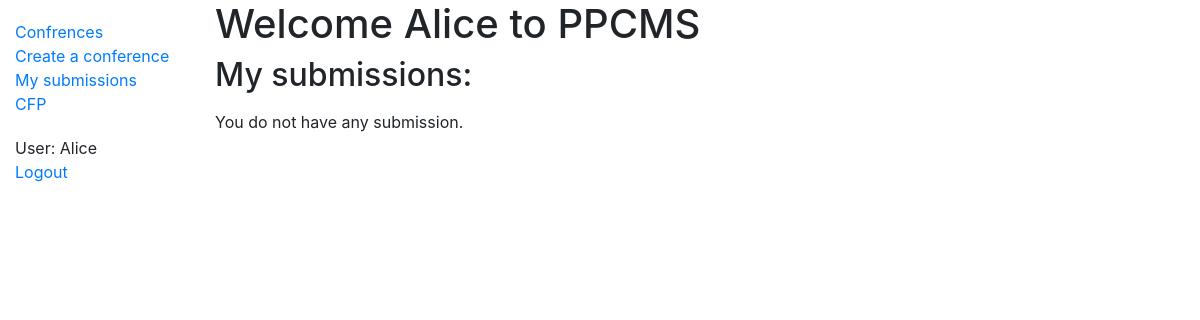
Page /conference/submissions/af8934bd-100e-4e5a-b13d-807b1fea8c83/ (signed in) on the earlier database version.
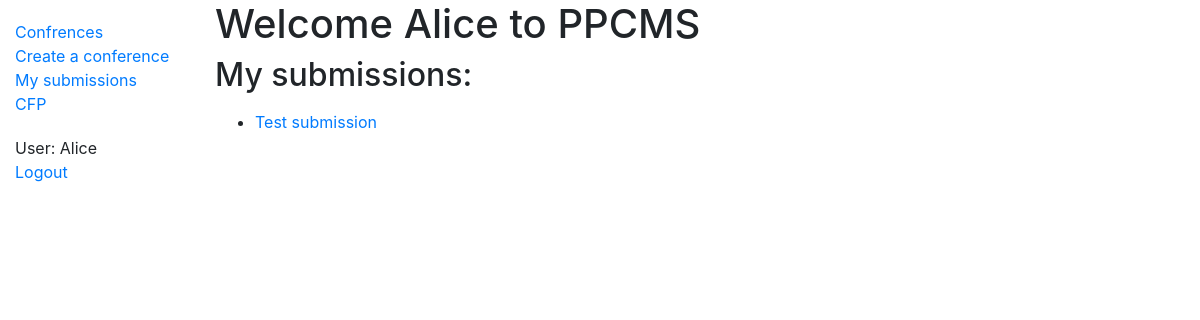
Same page on the later database version.
### conference/models.py (models this page shows, shortened)
class ConferenceSubmission(models.Model):
    conference = models.ForeignKey(Conference, on_delete=models.CASCADE, related_name='submission_conference')
    authors = models.ManyToManyField(CustomUser, related_name='submission_authors')
    title = models.CharField(max_length=200)
    abstract = models.TextField()
    submission_date = models.DateField(default=timezone.now)
    paper_file = models.FileField(upload_to='submissions/')
    reviewers = models.ManyToManyField(CustomUser, related_name='submission_reviewers')
    def get_absolute_url(self):
        return reverse('submission-details', args=[self.id])

### conference/views.py (the view)
# urls.py: path('submissions/<uuid:pk>/', views.ViewConferenceSubmissions.as_view(), name='view-submissions'),
class ViewConferenceSubmissions(LoginRequiredMixin, ListView):
    model = ConferenceSubmission
    context_object_name = 'my_submissions_list'
    template_name = 'conference/chair/chair_submissions_list.html'
    def get_queryset(self):
        queryset = ConferenceSubmission.objects.filter(conference=self.kwargs['pk'])
        return queryset

### account/backend.py (called while the page is built)
    def get_user(self, user_id):
        try:
            user = UserModel.objects.get(pk=user_id)
        except UserModel.DoesNotExist:
            return None
        return user if self.user_can_authenticate(user) else None

### conference/templates/conference/chair/chair_submissions_list.html
{% extends "base_generic.html" %}
{% block content %}
  <h1>Welcome {{request.user.username}} to PPCMS </h1>
  <h2>My submissions:</h2>
  <p>{% if my_submissions_list %}</p>
    <ul>
    {% for submission in my_submissions_list %}
      <li> <a href="{{submission.get_absolute_url}}"> {{ submission.title }}</a>
      </li>
    {% endfor %}
    </ul>
  {% else %}
    <p>You do not have any submission.</p>
  {% endif %}
{% endblock %}

Differences in the rows shown:
added ConferenceSubmission: title "Test submission"
Other differences:
text no longer shown: "You do not have any submission."
